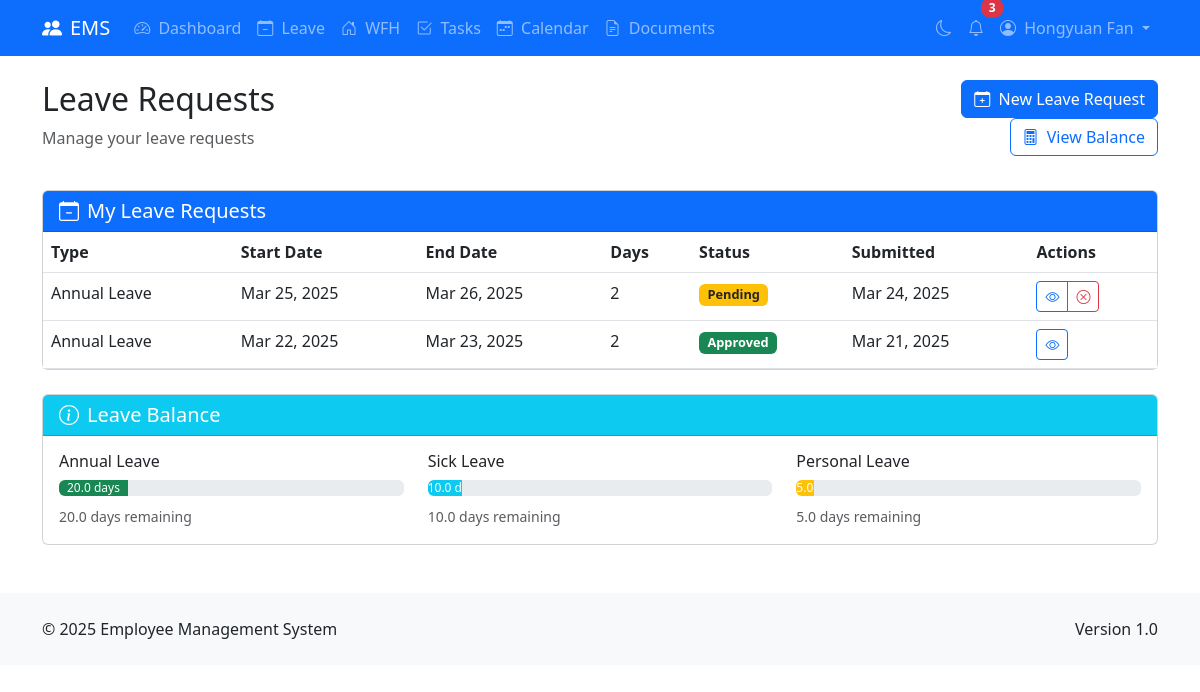
Page /leave/ (signed in) on the committed database.
### accounts/models.py (models this page shows, shortened)
class CustomUser(AbstractUser):
    EMPLOYEE = 'employee'
    MANAGER = 'manager'
    HR = 'hr'
    ADMIN = 'admin'
    USER_TYPES = [
        (EMPLOYEE, 'Employee'),
        (MANAGER, 'Manager'),
        (HR, 'HR'),
        (ADMIN, 'Admin'),
    ]
    IT = 'it'
    HR_DEPT = 'hr'
    FINANCE = 'finance'
    MARKETING = 'marketing'
    SALES = 'sales'
    OPERATIONS = 'operations'
    CUSTOMER_SERVICE = 'customer_service'
    RESEARCH = 'research'
    DEPARTMENTS = [
        (IT, 'Information Technology'),
        (HR_DEPT, 'Human Resources'),
        (FINANCE, 'Finance'),
        (MARKETING, 'Marketing'),
        (SALES, 'Sales'),
        (OPERATIONS, 'Operations'),
        (CUSTOMER_SERVICE, 'Customer Service'),
        (RESEARCH, 'Research & Development'),
    ]
    user_type = models.CharField(max_length=20, choices=USER_TYPES, default=EMPLOYEE)
    department = models.CharField(max_length=20, choices=DEPARTMENTS, null=True, blank=True)
    phone_number = models.CharField(max_length=20, blank=True)
    address = models.TextField(blank=True)
    emergency_contact = models.CharField(max_length=100, blank=True)
    date_of_birth = models.DateField(null=True, blank=True)
    hire_date = models.DateField(null=True, blank=True)
    profile_picture = models.ImageField(upload_to=profile_picture_upload_path, null=True, blank=True)
    manager = models.ForeignKey(
        'self',
        on_delete=models.SET_NULL,
        null=True,
        blank=True,
        related_name='managed_employees'
    )

### leave_system/models.py (models this page shows, shortened)
class LeaveRequest(models.Model):
    ANNUAL = 'annual'
    SICK = 'sick'
    PERSONAL = 'personal'
    UNPAID = 'unpaid'
    BEREAVEMENT = 'bereavement'
    MATERNITY = 'maternity'
    PATERNITY = 'paternity'
    LEAVE_TYPES = [
        (ANNUAL, 'Annual Leave'),
        (SICK, 'Sick Leave'),
        (PERSONAL, 'Personal Leave'),
        (UNPAID, 'Unpaid Leave'),
        (BEREAVEMENT, 'Bereavement Leave'),
        (MATERNITY, 'Maternity Leave'),
        (PATERNITY, 'Paternity Leave'),
    ]
    PENDING = 'pending'
    APPROVED = 'approved'
    REJECTED = 'rejected'
    CANCELLED = 'cancelled'
    STATUS_CHOICES = [
        (PENDING, 'Pending'),
        (APPROVED, 'Approved'),
        (REJECTED, 'Rejected'),
        (CANCELLED, 'Cancelled'),
    ]
    user = models.ForeignKey(
        settings.AUTH_USER_MODEL,
        on_delete=models.CASCADE,
        related_name='leave_requests'
    )
    leave_type = models.CharField(max_length=20, choices=LEAVE_TYPES)
    start_date = models.DateField()
    end_date = models.DateField()
    reason = models.TextField()
    status = models.CharField(max_length=20, choices=STATUS_CHOICES, default=PENDING)
    processed_by = models.ForeignKey(
        settings.AUTH_USER_MODEL,
        on_delete=models.SET_NULL,
        null=True,
        blank=True,
        related_name='leave_requests_processed'
    )
    processed_at = models.DateTimeField(null=True, blank=True)
    rejection_reason = models.TextField(blank=True)
    created_at = models.DateTimeField(auto_now_add=True)
    class Meta:
        ordering = ['-created_at']
    def get_days(self):
        delta = self.end_date - self.start_date
        return delta.days + 1

class LeaveBalance(models.Model):
    user = models.OneToOneField(
        settings.AUTH_USER_MODEL,
        on_delete=models.CASCADE,
        related_name='leave_balance'
    )
    annual_leave_balance = models.DecimalField(max_digits=5, decimal_places=1, default=20)
    sick_leave_balance = models.DecimalField(max_digits=5, decimal_places=1, default=10)
    personal_leave_balance = models.DecimalField(max_digits=5, decimal_places=1, default=5)
    annual_leave_hours = models.DecimalField(max_digits=6, decimal_places=1, default=160)  # 20 days * 8 hours
    sick_leave_hours = models.DecimalField(max_digits=6, decimal_places=1, default=80)     # 10 days * 8 hours
    personal_leave_hours = models.DecimalField(max_digits=6, decimal_places=1, default=40) # 5 days * 8 hours

### leave_system/views.py (the view)
# urls.py: path('', views.leave_request_list, name='leave_request_list'),
@login_required
def leave_request_list(request):
    leave_requests = LeaveRequest.objects.filter(user=request.user)
    return render(request, 'leave_system/leave_request_list.html', {
        'leave_requests': leave_requests
    })

### leave_system/templates/leave_system/leave_request_list.html (shortened to what this page needs)
{% extends 'base.html' %}
{% load static %}
{% block extra_css %}
<link rel="stylesheet" href="{% static 'css/custom.css' %}">
{% endblock %}
{% block content %}
<div class="container mt-4">
    <div class="row mb-4">
        <div class="col-md-8">
            <h2>Leave Requests</h2>
            <p class="text-muted">Manage your leave requests</p>
        </div>
        <div class="col-md-4 text-md-end">
            <a href="{% url 'leave_request_create' %}" class="btn btn-primary">
                <i class="bi bi-calendar-plus me-1"></i> New Leave Request
            </a>
            <a href="{% url 'leave_balance' %}" class="btn btn-outline-primary ms-2">
                <i class="bi bi-calculator me-1"></i> View Balance
            </a>
        </div>
    </div>
    <div class="card">
        <div class="card-header bg-primary text-white">
            <h5 class="mb-0">
                <i class="bi bi-calendar-minus me-2"></i>My Leave Requests
            </h5>
        </div>
        <div class="card-body p-0">
            {% if leave_requests %}
                <div class="table-responsive">
                    <table class="table table-hover mb-0">
                        <thead>
                            <tr>
                                <th>Type</th>
                                <th>Start Date</th>
                                <th>End Date</th>
                                <th>Days</th>
                                <th>Status</th>
                                <th>Submitted</th>
                                <th>Actions</th>
                            </tr>
                        </thead>
                        <tbody>
                            {% for leave in leave_requests %}
                                <tr>
                                    <td>{{ leave.get_leave_type_display }}</td>
                                    <td>{{ leave.start_date|date:"M d, Y" }}</td>
                                    <td>{{ leave.end_date|date:"M d, Y" }}</td>
                                    <td>{{ leave.get_days }}</td>
                                    <td>
                                        <span class="badge status-badge status-{{ leave.status }}">
                                            {{ leave.get_status_display }}
                                        </span>
                                    </td>
                                    <td>{{ leave.created_at|date:"M d, Y" }}</td>
                                    <td>
                                        <div class="btn-group">
                                            <a href="{% url 'leave_request_detail' leave.id %}" class="btn btn-sm btn-outline-primary">
                                                <i class="bi bi-eye"></i>
                                            </a>
                                            {% if leave.status == 'pending' %}
                                                <a href="{% url 'leave_request_cancel' leave.id %}" class="btn btn-sm btn-outline-danger" onclick="return confirm('Are you sure you want to cancel this leave request?')">
                                                    <i class="bi bi-x-circle"></i>
                                                </a>
                                            {% endif %}
                                        </div>
                                    </td>
                                </tr>
                            {% endfor %}
                        </tbody>
                    </table>
                </div>
            {% endif %}
        </div>
    </div>
    <div class="card mt-4">
        <div class="card-header bg-info text-white">
            <h5 class="mb-0">
                <i class="bi bi-info-circle me-2"></i>Leave Balance
            </h5>
        </div>
        <div class="card-body">
            <div class="row">
                <div class="col-md-4 mb-3 mb-md-0">
                    <div class="leave-balance-item">
                        <h6>Annual Leave</h6>
                        <div class="progress mb-2">
                            <div class="progress-bar bg-success" role="progressbar" style="width: {{ user.leave_balance.annual_leave_balance|floatformat:0 }}%;" aria-valuenow="{{ user.leave_balance.annual_leave_balance|floatformat:0 }}" aria-valuemin="0" aria-valuemax="20">
                                {{ user.leave_balance.annual_leave_balance }} days
                            </div>
                        </div>
                        <small class="text-muted">{{ user.leave_balance.annual_leave_balance }} days remaining</small>
                    </div>
                </div>
                <div class="col-md-4 mb-3 mb-md-0">
                    <div class="leave-balance-item">
                        <h6>Sick Leave</h6>
                        <div class="progress mb-2">
                            <div class="progress-bar bg-info" role="progressbar" style="width: {{ user.leave_balance.sick_leave_balance|floatformat:0 }}%;" aria-valuenow="{{ user.leave_balance.sick_leave_balance|floatformat:0 }}" aria-valuemin="0" aria-valuemax="10">
                                {{ user.leave_balance.sick_leave_balance }} days
                            </div>
                        </div>
                        <small class="text-muted">{{ user.leave_balance.sick_leave_balance }} days remaining</small>
                    </div>
                </div>
                <div class="col-md-4">
                    <div class="leave-balance-item">
                        <h6>Personal Leave</h6>
                        <div class="progress mb-2">
                            <div class="progress-bar bg-warning" role="progressbar" style="width: {{ user.leave_balance.personal_leave_balance|floatformat:0 }}%;" aria-valuenow="{{ user.leave_balance.personal_leave_balance|floatformat:0 }}" aria-valuemin="0" aria-valuemax="5">
                                {{ user.leave_balance.personal_leave_balance }} days
                            </div>
                        </div>
                        <small class="text-muted">{{ user.leave_balance.personal_leave_balance }} days remaining</small>
                    </div>
                </div>
            </div>
        </div>
    </div>
</div>
{% endblock %}

### templates/base.html (shortened to what this page needs)
<!DOCTYPE html>
<html lang="en">
<head>
    <link href="https://cdn.jsdelivr.net/npm/bootstrap@5.3.0/dist/css/bootstrap.min.css" rel="stylesheet">
    <link rel="stylesheet" href="https://cdn.jsdelivr.net/npm/bootstrap-icons@1.10.0/font/bootstrap-icons.css">
    {% block extra_css %}{% endblock %}
</head>
<body>
    {% if user.is_authenticated %}
    <nav class="navbar navbar-expand-lg navbar-dark bg-primary">
        <div class="container">
            <a class="navbar-brand" href="{% url 'dashboard' %}">
                <i class="bi bi-people-fill me-2"></i>EMS
            </a>
            <div class="collapse navbar-collapse" id="navbarNav">
                <ul class="navbar-nav me-auto">
                    <li class="nav-item">
                        <a class="nav-link" href="{% url 'dashboard' %}">
                            <i class="bi bi-speedometer2 me-1"></i> Dashboard
                        </a>
                    </li>
                    <li class="nav-item">
                        <a class="nav-link" href="{% url 'leave_request_list' %}">
                            <i class="bi bi-calendar-minus me-1"></i> Leave
                        </a>
                    </li>
                    <li class="nav-item">
                        <a class="nav-link" href="{% url 'wfh_request_list' %}">
                            <i class="bi bi-house-door me-1"></i> WFH
                        </a>
                    </li>
                    <li class="nav-item">
                        <a class="nav-link" href="{% url 'task_list' %}">
                            <i class="bi bi-check2-square me-1"></i> Tasks
                        </a>
                    </li>
                    <li class="nav-item">
                        <a class="nav-link" href="{% url 'calendar_view' %}">
                            <i class="bi bi-calendar-week me-1"></i> Calendar
                        </a>
                    </li>
                    <li class="nav-item">
                        <a class="nav-link" href="{% url 'document_list' %}">
                            <i class="bi bi-file-earmark-text me-1"></i> Documents
                        </a>
                    </li>
                </ul>
                <ul class="navbar-nav">
                    <li class="nav-item">
                        <a class="nav-link" href="#" id="dark-mode-toggle">
                            <i class="bi bi-moon" id="dark-mode-icon"></i>
                        </a>
                    </li>
                    <li class="nav-item">
                        <a class="nav-link position-relative" href="#">
                            <i class="bi bi-bell"></i>
                            <span class="position-absolute top-0 start-100 translate-middle badge rounded-pill bg-danger notification-badge" id="notification-badge">
                                3
                            </span>
                        </a>
                    </li>
                    <li class="nav-item dropdown">
                        <a class="nav-link dropdown-toggle" href="#" id="navbarDropdown" role="button" data-bs-toggle="dropdown" aria-expanded="false">
                            {% if user.profile_picture %}
                                <img src="{{ user.profile_picture.url }}" alt="Profile" class="rounded-circle me-1" style="width: 24px; height: 24px; object-fit: cover;">
                            {% else %}
                                <i class="bi bi-person-circle me-1"></i>
                            {% endif %}
                            {{ user.get_full_name|default:user.username }}
                        </a>
                    </li>
                </ul>
            </div>
        </div>
    </nav>
    {% endif %}
    {% block content %}{% endblock %}
    <footer class="bg-light py-4 mt-5">
        <div class="container">
            <div class="row">
                <div class="col-md-6">
                    <p class="mb-0">&copy; 2025 Employee Management System</p>
                </div>
                <div class="col-md-6 text-md-end">
                    <p class="mb-0">Version 1.0</p>
                </div>
            </div>
        </div>
    </footer>
</body>
</html>

### static/css/custom.css (style rules this page uses)
.status-badge { font-size: 0.8rem; padding: 0.35em 0.65em; }
.status-pending { background-color: #ffc107; color: #212529; }
.status-approved { background-color: #198754; color: #fff; }

### rows in the picture
CustomUser: get_full_name "Hongyuan Fan", leave_balance.annual_leave_balance "20.0", leave_balance.sick_leave_balance "10.0", leave_balance.personal_leave_balance "5.0…", leave_balance.personal_leave_balance "5.0"
LeaveRequest: leave_type "Annual Leave", start_date "Mar 25, 2025", end_date "Mar 26, 2025", get_days "2", status "Pending", created_at "Mar 24, 2025"
LeaveRequest: leave_type "Annual Leave", start_date "Mar 22, 2025", end_date "Mar 23, 2025", get_days "2", status "Approved", created_at "Mar 21, 2025"
